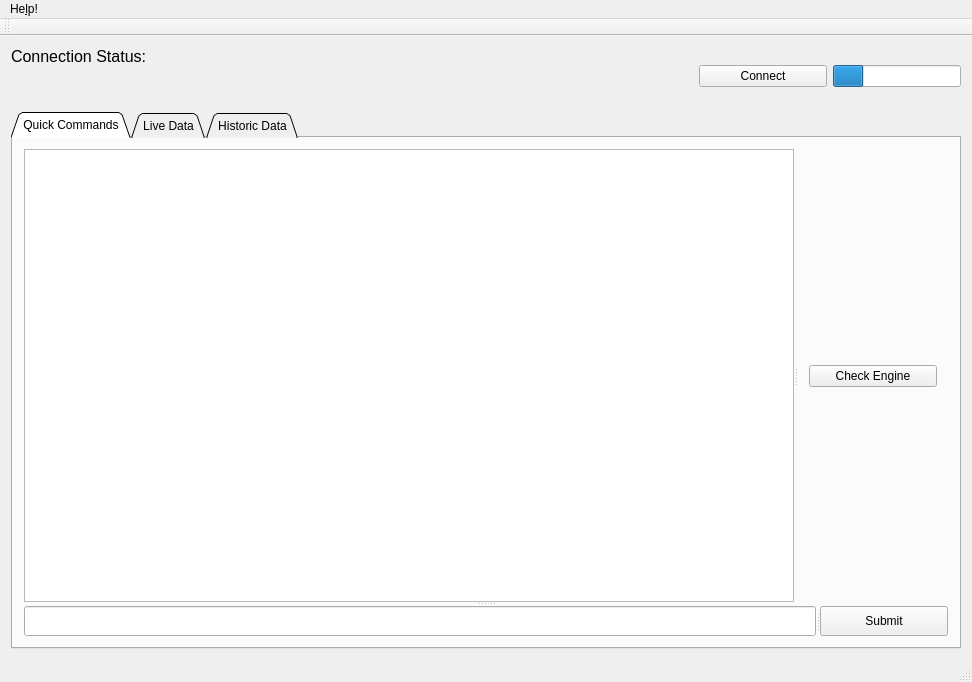
<?xml version="1.0" encoding="UTF-8"?>
<ui version="4.0">
 <class>MainWindow</class>
 <widget class="QMainWindow" name="MainWindow">
  <property name="geometry">
   <rect>
    <x>0</x>
    <y>0</y>
    <width>972</width>
    <height>682</height>
   </rect>
  </property>
  <property name="windowTitle">
   <string>MainWindow</string>
  </property>
  <widget class="QWidget" name="centralWidget">
   <layout class="QHBoxLayout" name="horizontalLayout_5">
    <item>
     <layout class="QVBoxLayout" name="verticalLayout_2">
      <item>
       <layout class="QHBoxLayout" name="horizontalLayout">
        <item>
         <widget class="QLabel" name="statusLabel">
          <property name="text">
           <string>&lt;html&gt;&lt;head/&gt;&lt;body&gt;&lt;p&gt;&lt;span style=&quot; font-size:12pt;&quot;&gt;Connection Status:&lt;/span&gt;&lt;/p&gt;&lt;p&gt;&lt;br/&gt;&lt;/p&gt;&lt;/body&gt;&lt;/html&gt;</string>
          </property>
         </widget>
        </item>
        <item>
         <spacer name="horizontalSpacer">
          <property name="orientation">
           <enum>Qt::Horizontal</enum>
          </property>
          <property name="sizeHint" stdset="0">
           <size>
            <width>40</width>
            <height>20</height>
           </size>
          </property>
         </spacer>
        </item>
        <item>
         <widget class="QPushButton" name="connectButton">
          <property name="minimumSize">
           <size>
            <width>128</width>
            <height>0</height>
           </size>
          </property>
          <property name="maximumSize">
           <size>
            <width>128</width>
            <height>16777215</height>
           </size>
          </property>
          <property name="text">
           <string>Connect</string>
          </property>
         </widget>
        </item>
        <item>
         <widget class="QProgressBar" name="connectStatus">
          <property name="sizePolicy">
           <sizepolicy hsizetype="Minimum" vsizetype="Fixed">
            <horstretch>0</horstretch>
            <verstretch>0</verstretch>
           </sizepolicy>
          </property>
          <property name="minimumSize">
           <size>
            <width>128</width>
            <height>0</height>
           </size>
          </property>
          <property name="maximumSize">
           <size>
            <width>128</width>
            <height>16777215</height>
           </size>
          </property>
          <property name="value">
           <number>24</number>
          </property>
          <property name="textVisible">
           <bool>false</bool>
          </property>
         </widget>
        </item>
       </layout>
      </item>
      <item>
       <widget class="QTabWidget" name="tabWidget">
        <property name="autoFillBackground">
         <bool>false</bool>
        </property>
        <property name="tabPosition">
         <enum>QTabWidget::North</enum>
        </property>
        <property name="tabShape">
         <enum>QTabWidget::Triangular</enum>
        </property>
        <property name="currentIndex">
         <number>0</number>
        </property>
        <widget class="QWidget" name="commandTab">
         <attribute name="title">
          <string>Quick Commands</string>
         </attribute>
         <layout class="QHBoxLayout" name="horizontalLayout_4">
          <item>
           <widget class="QSplitter" name="splitter_5">
            <property name="orientation">
             <enum>Qt::Vertical</enum>
            </property>
            <widget class="QSplitter" name="splitter">
             <property name="orientation">
              <enum>Qt::Horizontal</enum>
             </property>
             <widget class="QTextBrowser" name="outputBrowser"/>
             <widget class="QWidget" name="layoutWidget">
              <layout class="QVBoxLayout" name="verticalLayout">
               <property name="sizeConstraint">
                <enum>QLayout::SetMaximumSize</enum>
               </property>
               <item>
                <spacer name="commandVertPadding">
                 <property name="orientation">
                  <enum>Qt::Vertical</enum>
                 </property>
                 <property name="sizeHint" stdset="0">
                  <size>
                   <width>20</width>
                   <height>40</height>
                  </size>
                 </property>
                </spacer>
               </item>
               <item>
                <widget class="QPushButton" name="checkEngineButton">
                 <property name="maximumSize">
                  <size>
                   <width>128</width>
                   <height>16777215</height>
                  </size>
                 </property>
                 <property name="text">
                  <string>Check Engine</string>
                 </property>
                </widget>
               </item>
               <item>
                <spacer name="verticalSpacer">
                 <property name="orientation">
                  <enum>Qt::Vertical</enum>
                 </property>
                 <property name="sizeHint" stdset="0">
                  <size>
                   <width>20</width>
                   <height>40</height>
                  </size>
                 </property>
                </spacer>
               </item>
              </layout>
             </widget>
            </widget>
            <widget class="QSplitter" name="splitter_2">
             <property name="minimumSize">
              <size>
               <width>0</width>
               <height>30</height>
              </size>
             </property>
             <property name="maximumSize">
              <size>
               <width>16777215</width>
               <height>30</height>
              </size>
             </property>
             <property name="orientation">
              <enum>Qt::Horizontal</enum>
             </property>
             <widget class="QLineEdit" name="inputEdit">
              <property name="minimumSize">
               <size>
                <width>0</width>
                <height>30</height>
               </size>
              </property>
              <property name="maximumSize">
               <size>
                <width>16777215</width>
                <height>30</height>
               </size>
              </property>
             </widget>
             <widget class="QPushButton" name="submitButton">
              <property name="minimumSize">
               <size>
                <width>0</width>
                <height>30</height>
               </size>
              </property>
              <property name="maximumSize">
               <size>
                <width>128</width>
                <height>30</height>
               </size>
              </property>
              <property name="text">
               <string>Submit</string>
              </property>
             </widget>
            </widget>
           </widget>
          </item>
         </layout>
        </widget>
        <widget class="QWidget" name="dataTab">
         <attribute name="title">
          <string>Live Data</string>
         </attribute>
         <layout class="QHBoxLayout" name="horizontalLayout_2">
          <item>
           <widget class="QSplitter" name="splitter_3">
            <property name="orientation">
             <enum>Qt::Horizontal</enum>
            </property>
            <widget class="QCustomPlot" name="customPlot" native="true"/>
            <widget class="QWidget" name="layoutWidget">
             <layout class="QVBoxLayout" name="verticalLayout_3">
              <property name="sizeConstraint">
               <enum>QLayout::SetMaximumSize</enum>
              </property>
              <item>
               <widget class="QScrollArea" name="scrollArea">
                <property name="sizePolicy">
                 <sizepolicy hsizetype="Minimum" vsizetype="Minimum">
                  <horstretch>0</horstretch>
                  <verstretch>0</verstretch>
                 </sizepolicy>
                </property>
                <property name="minimumSize">
                 <size>
                  <width>230</width>
                  <height>0</height>
                 </size>
                </property>
                <property name="widgetResizable">
                 <bool>true</bool>
                </property>
                <widget class="QWidget" name="scrollAreaWidgetContents_2">
                 <property name="geometry">
                  <rect>
                   <x>0</x>
                   <y>0</y>
                   <width>614</width>
                   <height>434</height>
                  </rect>
                 </property>
                 <layout class="QVBoxLayout" name="verticalLayout_6">
                  <item>
                   <spacer name="dataVertPadding">
                    <property name="orientation">
                     <enum>Qt::Vertical</enum>
                    </property>
                    <property name="sizeHint" stdset="0">
                     <size>
                      <width>20</width>
                      <height>40</height>
                     </size>
                    </property>
                   </spacer>
                  </item>
                  <item>
                   <widget class="QCheckBox" name="barometricPressureBox">
                    <property name="text">
                     <string>Barometric Pressure</string>
                    </property>
                   </widget>
                  </item>
                  <item>
                   <widget class="QCheckBox" name="distanceTraveledBox">
                    <property name="text">
                     <string>Distance Traveled with MIL</string>
                    </property>
                   </widget>
                  </item>
                  <item>
                   <widget class="QCheckBox" name="engineCoolantBox">
                    <property name="text">
                     <string>Engine Coolant Temperature</string>
                    </property>
                   </widget>
                  </item>
                  <item>
                   <widget class="QCheckBox" name="engineLoadBox">
                    <property name="text">
                     <string>Engine Load Value</string>
                    </property>
                   </widget>
                  </item>
                  <item>
                   <widget class="QCheckBox" name="engineOilBox">
                    <property name="text">
                     <string>Engine Oil Temperature</string>
                    </property>
                   </widget>
                  </item>
                  <item>
                   <widget class="QCheckBox" name="ethanolFuelBox">
                    <property name="text">
                     <string>Ethanol Fuel Percentage</string>
                    </property>
                   </widget>
                  </item>
                  <item>
                   <widget class="QCheckBox" name="fuelAirBox">
                    <property name="text">
                     <string>Fuel/Air Ratio</string>
                    </property>
                   </widget>
                  </item>
                  <item>
                   <widget class="QCheckBox" name="fuelLevelBox">
                    <property name="text">
                     <string>Fuel Level Percentage</string>
                    </property>
                   </widget>
                  </item>
                  <item>
                   <widget class="QCheckBox" name="fuelPressureBox">
                    <property name="text">
                     <string>Fuel Pressure</string>
                    </property>
                   </widget>
                  </item>
                  <item>
                   <widget class="QCheckBox" name="intakeAirBox">
                    <property name="text">
                     <string>Intake Air Temperature</string>
                    </property>
                   </widget>
                  </item>
                  <item>
                   <widget class="QCheckBox" name="intakeManifoldBox">
                    <property name="text">
                     <string>Intake Manifold Pressure</string>
                    </property>
                   </widget>
                  </item>
                  <item>
                   <widget class="QCheckBox" name="rpmBox">
                    <property name="maximumSize">
                     <size>
                      <width>64</width>
                      <height>16777215</height>
                     </size>
                    </property>
                    <property name="text">
                     <string>RPM</string>
                    </property>
                   </widget>
                  </item>
                  <item>
                   <widget class="QCheckBox" name="runTimeBox">
                    <property name="text">
                     <string>Run Time</string>
                    </property>
                   </widget>
                  </item>
                  <item>
                   <widget class="QCheckBox" name="speedBox">
                    <property name="maximumSize">
                     <size>
                      <width>64</width>
                      <height>16777215</height>
                     </size>
                    </property>
                    <property name="text">
                     <string>Speed</string>
                    </property>
                   </widget>
                  </item>
                  <item>
                   <widget class="QCheckBox" name="throtlePositionBox">
                    <property name="text">
                     <string>Throtle Positon Percentage</string>
                    </property>
                   </widget>
                  </item>
                  <item>
                   <spacer name="verticalSpacer_3">
                    <property name="orientation">
                     <enum>Qt::Vertical</enum>
                    </property>
                    <property name="sizeHint" stdset="0">
                     <size>
                      <width>20</width>
                      <height>40</height>
                     </size>
                    </property>
                   </spacer>
                  </item>
                 </layout>
                </widget>
               </widget>
              </item>
              <item>
               <widget class="QPushButton" name="monitorButton">
                <property name="maximumSize">
                 <size>
                  <width>128</width>
                  <height>16777215</height>
                 </size>
                </property>
                <property name="text">
                 <string>Monitor Data</string>
                </property>
               </widget>
              </item>
             </layout>
            </widget>
           </widget>
          </item>
         </layout>
        </widget>
        <widget class="QWidget" name="historicTab">
         <attribute name="title">
          <string>Historic Data</string>
         </attribute>
         <layout class="QHBoxLayout" name="horizontalLayout_3">
          <item>
           <widget class="QSplitter" name="splitter_4">
            <property name="orientation">
             <enum>Qt::Horizontal</enum>
            </property>
            <widget class="QTextEdit" name="textEdit"/>
            <widget class="QWidget" name="layoutWidget">
             <layout class="QVBoxLayout" name="verticalLayout_5">
              <item>
               <spacer name="verticalSpacer_2">
                <property name="orientation">
                 <enum>Qt::Vertical</enum>
                </property>
                <property name="sizeHint" stdset="0">
                 <size>
                  <width>20</width>
                  <height>40</height>
                 </size>
                </property>
               </spacer>
              </item>
              <item>
               <layout class="QHBoxLayout" name="horizontalLayout_6">
                <item>
                 <widget class="QLabel" name="timeoutLabel">
                  <property name="text">
                   <string>Timeout in Milliseconds</string>
                  </property>
                 </widget>
                </item>
                <item>
                 <widget class="QSpinBox" name="sbTimeout">
                  <property name="minimum">
                   <number>100</number>
                  </property>
                  <property name="maximum">
                   <number>2000</number>
                  </property>
                  <property name="singleStep">
                   <number>50</number>
                  </property>
                  <property name="value">
                   <number>1000</number>
                  </property>
                 </widget>
                </item>
               </layout>
              </item>
              <item>
               <widget class="QPushButton" name="addGraphButton">
                <property name="text">
                 <string>Add Current Graph</string>
                </property>
               </widget>
              </item>
              <item>
               <widget class="QPushButton" name="saveGraphButton">
                <property name="text">
                 <string>Save Graph</string>
                </property>
               </widget>
              </item>
              <item>
               <widget class="QPushButton" name="jsonSave">
                <property name="text">
                 <string>Save Live Data to JSON File</string>
                </property>
               </widget>
              </item>
              <item>
               <widget class="QPushButton" name="uploadButton">
                <property name="text">
                 <string>Upload Data</string>
                </property>
               </widget>
              </item>
             </layout>
            </widget>
           </widget>
          </item>
         </layout>
        </widget>
       </widget>
      </item>
     </layout>
    </item>
   </layout>
  </widget>
  <widget class="QMenuBar" name="menuBar">
   <property name="geometry">
    <rect>
     <x>0</x>
     <y>0</y>
     <width>972</width>
     <height>26</height>
    </rect>
   </property>
   <widget class="QMenu" name="menuAbout">
    <property name="title">
     <string>He&amp;lp!</string>
    </property>
    <addaction name="actionAbout"/>
   </widget>
   <addaction name="menuAbout"/>
  </widget>
  <widget class="QToolBar" name="mainToolBar">
   <attribute name="toolBarArea">
    <enum>TopToolBarArea</enum>
   </attribute>
   <attribute name="toolBarBreak">
    <bool>false</bool>
   </attribute>
  </widget>
  <widget class="QStatusBar" name="statusBar"/>
  <action name="actionAbout">
   <property name="text">
    <string>&amp;About</string>
   </property>
  </action>
 </widget>
 <layoutdefault spacing="6" margin="11"/>
 <customwidgets>
  <customwidget>
   <class>QCustomPlot</class>
   <extends>QWidget</extends>
   <header location="global">qcustomplot.h</header>
   <container>1</container>
  </customwidget>
 </customwidgets>
 <resources/>
 <connections/>
</ui>
